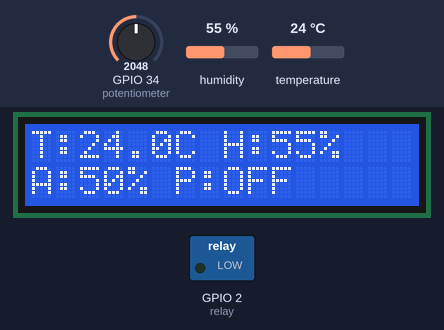
The program below on a simulated ESP32. On the bench: 16×2 character LCD, switched loads named in the program (green lamp = pin HIGH). The inputs (shaded band) are chosen by the test bench; at power-on: humidity 55 %, GPIO 34 (potentiometer) = 2048, temperature 24 °C. WiFi joins after 1.5 s; servers stay silent unless stated; uploads are accepted with an empty reply; what the program prints to the serial monitor is not drawn.

Above: at 10.8 s.
10.9 s: humidity set to 22 %
At 21.4 s:
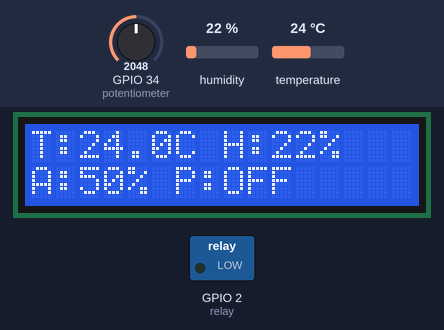
23.3 s: GPIO 34 (potentiometer) set to 2866
At 31.8 s:
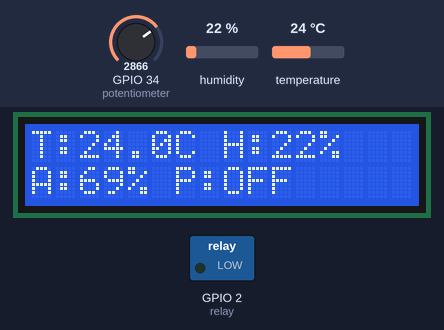
35.7 s: temperature set to 12 °C
At 42.1 s:
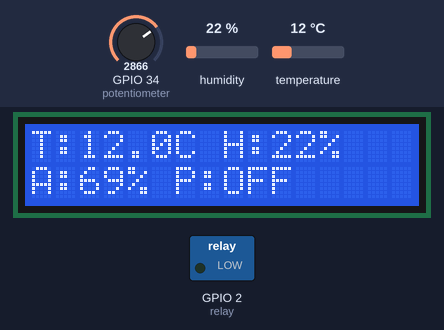
48.1 s: GPIO 34 (potentiometer) set to 3603
At 52.4 s:
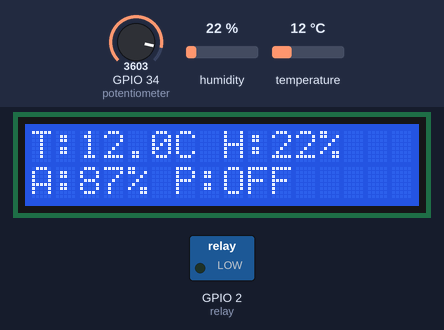
60.5 s: humidity set to 40 %
At 62.8 s:
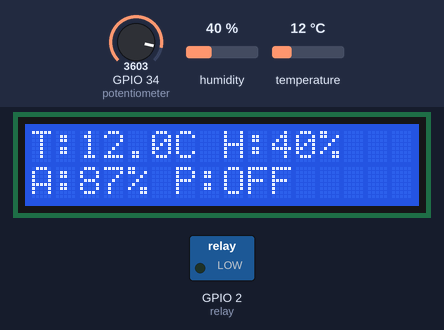
72.9 s: GPIO 34 (potentiometer) set to 4095
At 82.3 s:
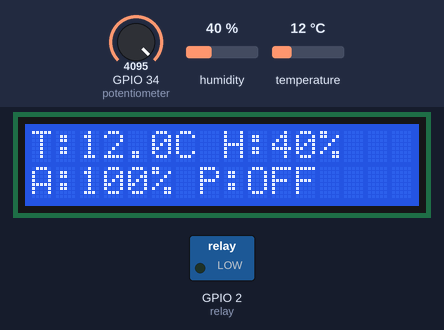
Timing chart, 0 to 83.8 s (numbered marks = the images above; inputs shaded):
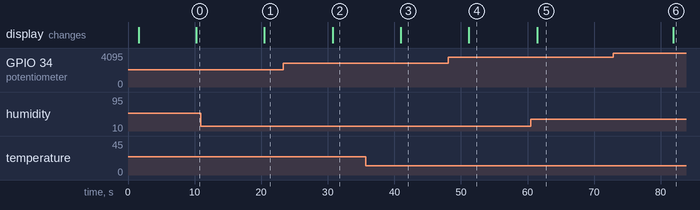

The program:

main.cpp
```cpp
// #include <Wire.h>
// #include <LiquidCrystal_I2C.h>
// #include <DHT.h>
// #include <WiFi.h>
// #include <HTTPClient.h>
// #include <ArduinoJson.h>

// #define DHTPIN 4
// #define DHTTYPE DHT22

// const char* ssid = "Wokwi-GUEST";
// const char* password = "";
// const char* serverUrl = "http://192.168.56.1:8000/sensor-data/";

// unsigned long lastTime = 0;
// unsigned long timerDelay = 10000;
// unsigned long lastPumpCheck = 0;
// unsigned long pumpCheckDelay = 5000;

// // ✅ Global pump state
// bool currentPumpStatus = false;

// // Plant state
// String currentPlantType = "tomate";

// DHT dht(DHTPIN, DHTTYPE);
// LiquidCrystal_I2C lcd(0x27, 16, 2);

// void setup() {
//   Serial.begin(115200);
//   pinMode(2, OUTPUT);
//   digitalWrite(2, LOW); // start with pump OFF
//   dht.begin();
//   lcd.init();
//   lcd.backlight();

//   WiFi.begin(ssid, password);
//   Serial.print("Connecting to WiFi");
//   while (WiFi.status() != WL_CONNECTED) {
//     delay(500);
//     Serial.print(".");
//   }
//   Serial.println("\nWiFi Connected!");
//   Serial.print("IP Address: ");
//   Serial.println(WiFi.localIP());
// }

// void checkPumpCommand() {
//   HTTPClient http;
//   http.begin("http://192.168.56.1:8000/get-plant");
//   int httpCode = http.GET();
//   if (httpCode == 200) {
//     String response = http.getString();
//     StaticJsonDocument<64> doc;
//     deserializeJson(doc, response);

//     bool pump_on = doc["pump_on"];

//     // ✅ Update global state
//     currentPumpStatus = pump_on;

//     // ✅ Actually drive the relay
//     digitalWrite(2, pump_on ? HIGH : LOW);

//     Serial.printf("🔧 Pump command: %s\n", pump_on ? "ON" : "OFF");
//   } else {
//     Serial.printf("⚠️ Pump check failed, HTTP: %d\n", httpCode);
//   }
//   http.end();
// }

// void checkPlantType() {
//   HTTPClient http;
//   http.begin("http://192.168.56.1:8000/get-plant");
//   int httpCode = http.GET();
//   if (httpCode == 200) {
//     StaticJsonDocument<64> doc;
//     deserializeJson(doc, http.getString());
//     currentPlantType = doc["plant_type"].as<String>();
//   }
//   http.end();
// }

// void loop() {

//   if ((millis() - lastPumpCheck) > pumpCheckDelay) {
//     checkPumpCommand();
//     checkPlantType();
//     lastPumpCheck = millis();
//   }

//   if ((millis() - lastTime) > timerDelay) {
//     if (WiFi.status() == WL_CONNECTED) {

//       HTTPClient http;
//       http.begin(serverUrl);
//       http.addHeader("Content-Type", "application/json");

//       float temperature = dht.readTemperature();
//       float air_humidity = dht.readHumidity();
//       if (isnan(temperature)) temperature = 22.5;
//       if (isnan(air_humidity)) air_humidity = 55.0;

//       int rawSoil = analogRead(34);
//       int soil_moisture = map(rawSoil, 0, 4095, 0, 100);

//       StaticJsonDocument<256> doc;
//       doc["plant_type"] = currentPlantType;
//       doc["soil_moisture"] = soil_moisture;
//       doc["temperature"]   = temperature;
//       doc["air_humidity"]  = air_humidity;
//       doc["pump_status"]   = currentPumpStatus; // ✅ use real state

//       String json;
//       serializeJson(doc, json);

//       Serial.println(">>> Sending POST...");
//       Serial.println("Payload: " + json);

//       int httpCode = http.POST(json);

//       if (httpCode > 0) {
//         Serial.printf("✅ Success! HTTP Code: %d\n", httpCode);
//         Serial.println("Response: " + http.getString());
//       } else {
//         Serial.printf("❌ Error: %s\n", http.errorToString(httpCode).c_str());
//       }

//       http.end();

//       // ✅ Show pump status on LCD too
//       lcd.clear();
//       lcd.setCursor(0, 0);
//       lcd.print("T:" + String(temperature, 1) + "C H:" + String(air_humidity, 1) + "%");
//       lcd.setCursor(0, 1);
//       lcd.print("Soil:" + String(soil_moisture) + "% P:" + (currentPumpStatus ? "ON" : "OFF"));

//     } else {
//       Serial.println("WiFi disconnected, reconnecting...");
//       WiFi.begin(ssid, password);
//     }

//     lastTime = millis();
//   }
// }

#include <Wire.h>
#include <LiquidCrystal_I2C.h>
#include <DHT.h>
#include <WiFi.h>
#include <HTTPClient.h>
#include <ArduinoJson.h>

#define DHTPIN 4
#define DHTTYPE DHT22

const char* ssid      = "Wokwi-GUEST";
const char* password  = "";
const char* BASE_URL  = "http://192.168.56.1:8000";

// ── Timers ───────────────────────────────────────────────
unsigned long lastSensorSend  = 0;
unsigned long lastPumpCheck   = 0;
unsigned long lastPlantCheck  = 0;
const unsigned long SENSOR_INTERVAL = 10000; // 10s
const unsigned long PUMP_INTERVAL   = 5000;  // 5s
const unsigned long PLANT_INTERVAL  = 15000; // 15s (no need to poll this fast)

// ── State ────────────────────────────────────────────────
bool   currentPumpStatus = false;
bool   manualOverride    = false;
String currentPlantType  = "tomate";

DHT dht(DHTPIN, DHTTYPE);
LiquidCrystal_I2C lcd(0x27, 16, 2);

// ── Setup ────────────────────────────────────────────────
void setup() {
  Serial.begin(115200);
  pinMode(2, OUTPUT);
  digitalWrite(2, LOW);
  dht.begin();
  lcd.init();
  lcd.backlight();

  lcd.setCursor(0, 0);
  lcd.print("Connecting WiFi");

  WiFi.begin(ssid, password);
  Serial.print("Connecting to WiFi");
  int attempts = 0;
  while (WiFi.status() != WL_CONNECTED) {
    delay(500);
    Serial.print(".");
    if (++attempts > 40) {
      Serial.println("\n❌ WiFi failed — rebooting");
      ESP.restart();
    }
  }
  Serial.println("\n✅ WiFi Connected! IP: " + WiFi.localIP().toString());
  lcd.clear();
  lcd.setCursor(0, 0);
  lcd.print("IP:");
  lcd.setCursor(0, 1);
  lcd.print(WiFi.localIP());
  delay(2000);
}

// ── Check pump command ───────────────────────────────────
void checkPumpCommand() {
  HTTPClient http;
  // ✅ FIXED: was wrongly pointing to /get-plant before
  http.begin(String(BASE_URL) + "/pump-command");
  int httpCode = http.GET();

  if (httpCode == 200) {
    StaticJsonDocument<128> doc;
    deserializeJson(doc, http.getString());

    bool pump_on   = doc["pump_on"];
    manualOverride = doc["manual_override"];

    if (pump_on != currentPumpStatus) {
      currentPumpStatus = pump_on;
      digitalWrite(2, pump_on ? HIGH : LOW);
      Serial.printf("🔧 Pump → %s | Mode: %s\n",
        pump_on ? "ON" : "OFF",
        manualOverride ? "MANUAL" : "AUTO"
      );
    }
  } else {
    Serial.printf("⚠️ Pump check failed | HTTP: %d\n", httpCode);
  }
  http.end();
}

// ── Check plant type ─────────────────────────────────────
void checkPlantType() {
  HTTPClient http;
  http.begin(String(BASE_URL) + "/get-plant");
  int httpCode = http.GET();

  if (httpCode == 200) {
    StaticJsonDocument<64> doc;
    deserializeJson(doc, http.getString());
    String newPlant = doc["plant_type"].as<String>();
    if (newPlant != currentPlantType) {
      Serial.println("🌱 Plant changed: " + currentPlantType + " → " + newPlant);
      currentPlantType = newPlant;
    }
  } else {
    Serial.printf("⚠️ Plant check failed | HTTP: %d\n", httpCode);
  }
  http.end();
}

// ── Send sensor data ─────────────────────────────────────
void sendSensorData() {
  if (WiFi.status() != WL_CONNECTED) {
    Serial.println("⚠️ WiFi not connected, skipping send");
    return;
  }

  float temperature  = dht.readTemperature();
  float air_humidity = dht.readHumidity();
  if (isnan(temperature))  { temperature  = 22.5; Serial.println("⚠️ DHT temp failed, using fallback"); }
  if (isnan(air_humidity)) { air_humidity = 55.0; Serial.println("⚠️ DHT humidity failed, using fallback"); }

  int soil_moisture = map(analogRead(34), 0, 4095, 0, 100);

  StaticJsonDocument<256> doc;
  doc["plant_type"]    = currentPlantType;
  doc["soil_moisture"] = soil_moisture;
  doc["temperature"]   = temperature;
  doc["air_humidity"]  = air_humidity;
  doc["pump_status"]   = currentPumpStatus;

  String json;
  serializeJson(doc, json);

  HTTPClient http;
  http.begin(String(BASE_URL) + "/sensor-data/");
  http.addHeader("Content-Type", "application/json");

  Serial.println("📤 Sending → " + json);
  int httpCode = http.POST(json);

  if (httpCode == 200 || httpCode == 201) {
    Serial.printf("✅ Sent | HTTP:%d\n", httpCode);
  } else {
    Serial.printf("❌ Send failed | HTTP:%d | %s\n", httpCode, http.errorToString(httpCode).c_str());
  }
  http.end();

  // Update LCD
  lcd.clear();
  lcd.setCursor(0, 0);
  lcd.print("T:" + String(temperature, 1) + "C H:" + String(air_humidity, 0) + "%");
  lcd.setCursor(0, 1);
  lcd.print((manualOverride ? "M:" : "A:") + String(soil_moisture) + "% P:" + (currentPumpStatus ? "ON" : "OFF"));
}

// ── Loop ─────────────────────────────────────────────────
void loop() {
  // WiFi watchdog
  if (WiFi.status() != WL_CONNECTED) {
    Serial.println("⚠️ WiFi lost — reconnecting...");
    WiFi.begin(ssid, password);
    int retries = 0;
    while (WiFi.status() != WL_CONNECTED && retries++ < 20) delay(500);
    if (WiFi.status() != WL_CONNECTED) {
      Serial.println("❌ Reconnect failed — rebooting");
      ESP.restart();
    }
    Serial.println("✅ WiFi reconnected");
  }

  if (millis() - lastPumpCheck > PUMP_INTERVAL) {
    checkPumpCommand();
    lastPumpCheck = millis();
  }

  if (millis() - lastPlantCheck > PLANT_INTERVAL) {
    checkPlantType();
    lastPlantCheck = millis();
  }

  if (millis() - lastSensorSend > SENSOR_INTERVAL) {
    sendSensorData();
    lastSensorSend = millis();
  }
}
```

Measured:
- after the input at 10.9 s, the display: changes after 9.6 s (image 1)
- after the input at 23.3 s, the display: changes after 7.4 s (image 2)
- after the input at 35.7 s, the display: changes after 5.3 s (image 3)
- after the input at 48.1 s, the display: changes after 3.1 s (image 4)
- after the input at 60.5 s, the display: changes after 0.93 s (image 5)
- after the input at 72.9 s, the display: changes after 9.0 s (image 6)
